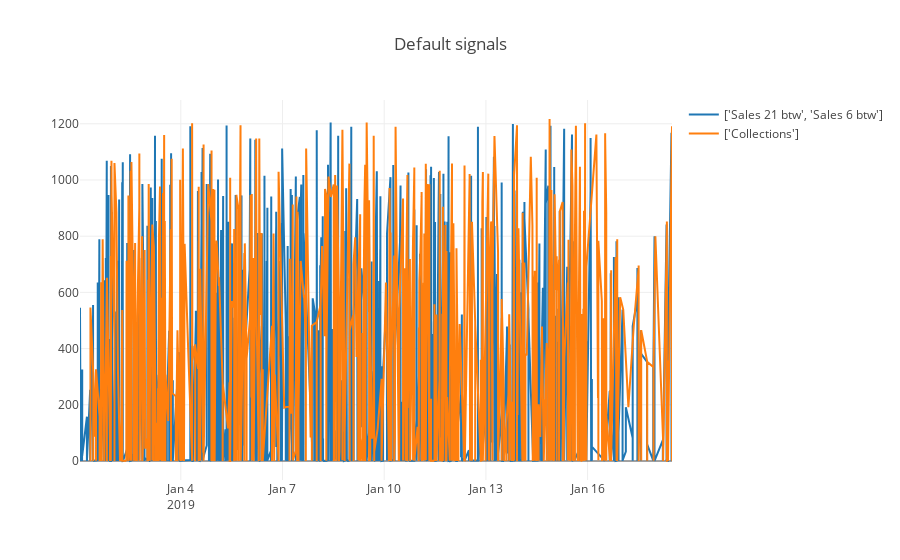

The notebook cell saved with this chart:
### Code cell
df_filtered = filterData_v3(df_all, query=[{"select": ["Sales 21 btw", "Sales 6 btw"], 
                              "_with": None}, 
                                {"select": ["Collections"], "_with": None}], on="GroundTruth")
plotAmounts(df_filtered)

### Figure 1 — Plotly figure (JSON) as saved in the notebook; plotly's stock layout.template omitted (floating-point values rounded to 4 significant figures; data arrays with more than 128 entries replaced by an {"elided": "..."} marker saying what was removed)
{"data": [{"name": "['Sales 21 btw', 'Sales 6 btw']", "type": "scatter", "uid": "a9189fdf-5666-48ca-b513-95d7b5d2e63c", "x": {"elided": "3104 str values"}, "y": {"elided": "3104 float values"}}, {"name": "['Collections']", "type": "scatter", "uid": "db4955d7-08d2-432a-ab37-55a2482387cd", "x": {"elided": "1715 str values"}, "y": {"elided": "1715 float values"}}], "layout": {"hovermode": "closest", "showlegend": true, "title": {"text": "Default signals"}}}
